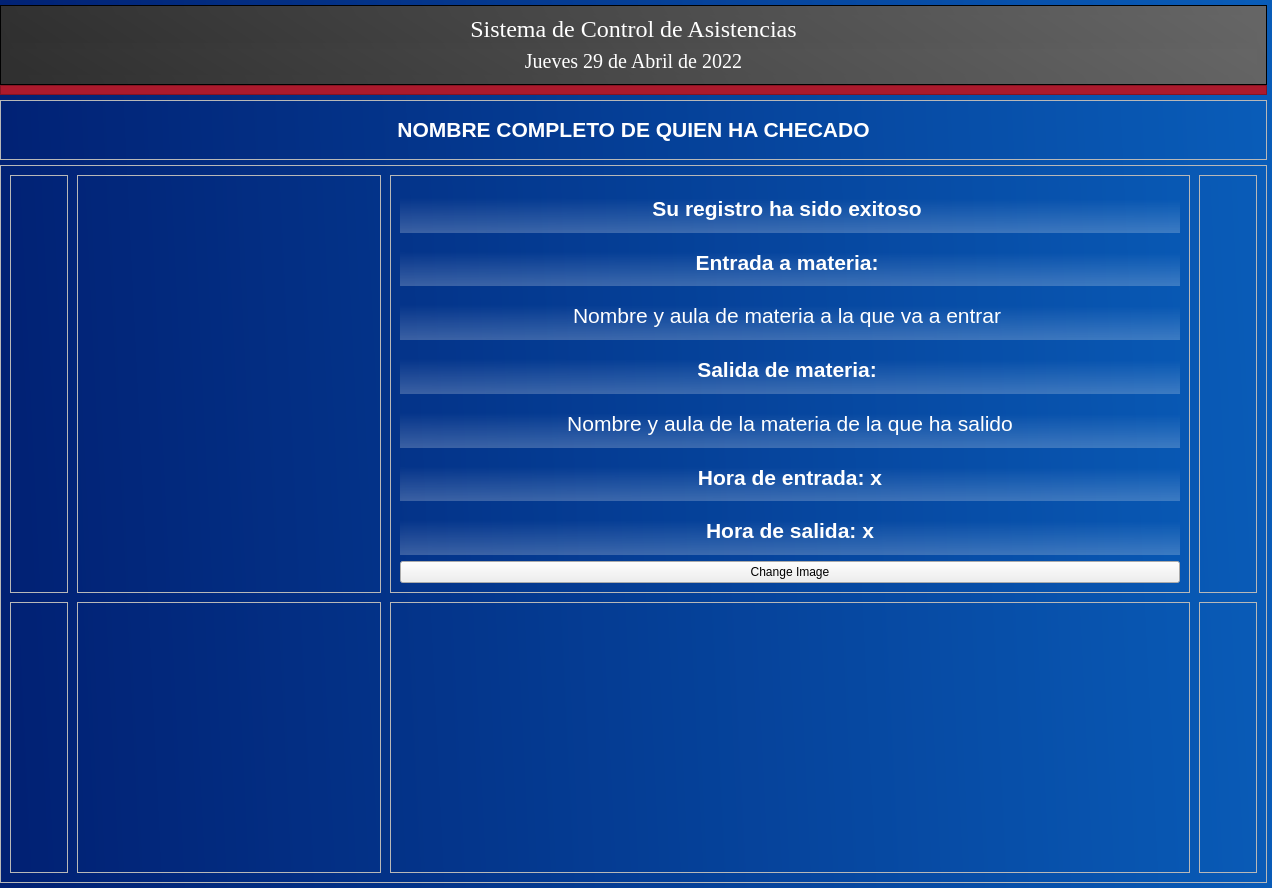
<?xml version="1.0" encoding="UTF-8"?>
<ui version="4.0">
 <class>MainWindow</class>
 <widget class="QMainWindow" name="MainWindow">
  <property name="geometry">
   <rect>
    <x>0</x>
    <y>0</y>
    <width>1272</width>
    <height>888</height>
   </rect>
  </property>
  <property name="font">
   <font>
    <family>Bahnschrift</family>
    <pointsize>14</pointsize>
    <underline>true</underline>
   </font>
  </property>
  <property name="windowTitle">
   <string>MainWindow</string>
  </property>
  <property name="styleSheet">
   <string notr="true">background-color: qlineargradient(spread:pad, x1:0, y1:0.500136, x2:1, y2:0.466, stop:0 rgba(1, 33, 116, 255), stop:1 rgba(9, 92, 184, 255));</string>
  </property>
  <widget class="QWidget" name="centralwidget">
   <layout class="QVBoxLayout" name="verticalLayout_2">
    <property name="spacing">
     <number>5</number>
    </property>
    <property name="leftMargin">
     <number>0</number>
    </property>
    <property name="topMargin">
     <number>5</number>
    </property>
    <property name="rightMargin">
     <number>5</number>
    </property>
    <property name="bottomMargin">
     <number>5</number>
    </property>
    <item>
     <layout class="QVBoxLayout" name="verticalLayout">
      <property name="spacing">
       <number>0</number>
      </property>
      <item>
       <widget class="QFrame" name="frame">
        <property name="minimumSize">
         <size>
          <width>0</width>
          <height>50</height>
         </size>
        </property>
        <property name="maximumSize">
         <size>
          <width>16777215</width>
          <height>80</height>
         </size>
        </property>
        <property name="styleSheet">
         <string notr="true">background-color: qlineargradient(spread:pad, x1:0, y1:0.500136, x2:1, y2:0.466, stop:0 rgba(48, 48, 48, 255), stop:1 rgba(101, 101, 101, 255));</string>
        </property>
        <property name="frameShape">
         <enum>QFrame::StyledPanel</enum>
        </property>
        <property name="frameShadow">
         <enum>QFrame::Raised</enum>
        </property>
        <layout class="QVBoxLayout" name="verticalLayout_3">
         <item>
          <widget class="QLabel" name="label">
           <property name="font">
            <font>
             <family>Times new Roman</family>
             <pointsize>18</pointsize>
             <weight>50</weight>
             <italic>false</italic>
             <bold>false</bold>
            </font>
           </property>
           <property name="styleSheet">
            <string notr="true">color: white;
font: family &quot;Times new Roman&quot;;</string>
           </property>
           <property name="text">
            <string>&lt;html&gt;&lt;head/&gt;&lt;body&gt;&lt;p align=&quot;center&quot;&gt;Sistema de Control de Asistencias&lt;/p&gt;&lt;/body&gt;&lt;/html&gt;</string>
           </property>
          </widget>
         </item>
         <item>
          <widget class="QLabel" name="label_2">
           <property name="font">
            <font>
             <family>Times new Roman</family>
             <pointsize>15</pointsize>
             <weight>50</weight>
             <italic>false</italic>
             <bold>false</bold>
            </font>
           </property>
           <property name="styleSheet">
            <string notr="true">color: white;
font: family &quot;Times new Roman&quot;;</string>
           </property>
           <property name="text">
            <string>&lt;html&gt;&lt;head/&gt;&lt;body&gt;&lt;p align=&quot;center&quot;&gt;Jueves 29 de Abril de 2022&lt;/p&gt;&lt;/body&gt;&lt;/html&gt;</string>
           </property>
          </widget>
         </item>
        </layout>
       </widget>
      </item>
      <item>
       <widget class="QFrame" name="frame_2">
        <property name="minimumSize">
         <size>
          <width>0</width>
          <height>8</height>
         </size>
        </property>
        <property name="maximumSize">
         <size>
          <width>16777215</width>
          <height>10</height>
         </size>
        </property>
        <property name="styleSheet">
         <string notr="true">background-color: rgb(172, 26, 45);</string>
        </property>
        <property name="frameShape">
         <enum>QFrame::StyledPanel</enum>
        </property>
        <property name="frameShadow">
         <enum>QFrame::Raised</enum>
        </property>
       </widget>
      </item>
     </layout>
    </item>
    <item>
     <widget class="QFrame" name="frame_11">
      <property name="maximumSize">
       <size>
        <width>16777215</width>
        <height>60</height>
       </size>
      </property>
      <property name="styleSheet">
       <string notr="true">background-color: None;</string>
      </property>
      <property name="frameShape">
       <enum>QFrame::StyledPanel</enum>
      </property>
      <property name="frameShadow">
       <enum>QFrame::Raised</enum>
      </property>
      <layout class="QHBoxLayout" name="horizontalLayout_2">
       <item>
        <widget class="QLabel" name="nombre">
         <property name="text">
          <string>&lt;html&gt;&lt;head/&gt;&lt;body&gt;&lt;p align=&quot;center&quot;&gt;&lt;span style=&quot; font-size:16pt; font-weight:600; color:#ffffff;&quot;&gt;NOMBRE COMPLETO DE QUIEN HA CHECADO&lt;/span&gt;&lt;/p&gt;&lt;/body&gt;&lt;/html&gt;</string>
         </property>
        </widget>
       </item>
      </layout>
     </widget>
    </item>
    <item>
     <widget class="QFrame" name="cuadroAbajo">
      <property name="minimumSize">
       <size>
        <width>300</width>
        <height>350</height>
       </size>
      </property>
      <property name="layoutDirection">
       <enum>Qt::LeftToRight</enum>
      </property>
      <property name="autoFillBackground">
       <bool>false</bool>
      </property>
      <property name="styleSheet">
       <string notr="true">background: None;</string>
      </property>
      <property name="frameShape">
       <enum>QFrame::StyledPanel</enum>
      </property>
      <property name="frameShadow">
       <enum>QFrame::Raised</enum>
      </property>
      <layout class="QGridLayout" name="gridLayout">
       <property name="leftMargin">
        <number>9</number>
       </property>
       <property name="topMargin">
        <number>9</number>
       </property>
       <property name="rightMargin">
        <number>9</number>
       </property>
       <property name="bottomMargin">
        <number>9</number>
       </property>
       <property name="spacing">
        <number>9</number>
       </property>
       <item row="2" column="1">
        <widget class="QFrame" name="frame_7">
         <property name="frameShape">
          <enum>QFrame::StyledPanel</enum>
         </property>
         <property name="frameShadow">
          <enum>QFrame::Raised</enum>
         </property>
        </widget>
       </item>
       <item row="2" column="2">
        <widget class="QFrame" name="frame_8">
         <property name="frameShape">
          <enum>QFrame::StyledPanel</enum>
         </property>
         <property name="frameShadow">
          <enum>QFrame::Raised</enum>
         </property>
         <layout class="QHBoxLayout" name="horizontalLayout_3"/>
        </widget>
       </item>
       <item row="2" column="4">
        <widget class="QFrame" name="frame_10">
         <property name="frameShape">
          <enum>QFrame::StyledPanel</enum>
         </property>
         <property name="frameShadow">
          <enum>QFrame::Raised</enum>
         </property>
        </widget>
       </item>
       <item row="2" column="3">
        <widget class="QFrame" name="frame_9">
         <property name="frameShape">
          <enum>QFrame::StyledPanel</enum>
         </property>
         <property name="frameShadow">
          <enum>QFrame::Raised</enum>
         </property>
        </widget>
       </item>
       <item row="1" column="1">
        <widget class="QFrame" name="frame_3">
         <property name="minimumSize">
          <size>
           <width>50</width>
           <height>0</height>
          </size>
         </property>
         <property name="maximumSize">
          <size>
           <width>16777215</width>
           <height>16777215</height>
          </size>
         </property>
         <property name="styleSheet">
          <string notr="true">background-color: None;</string>
         </property>
         <property name="frameShape">
          <enum>QFrame::StyledPanel</enum>
         </property>
         <property name="frameShadow">
          <enum>QFrame::Raised</enum>
         </property>
        </widget>
       </item>
       <item row="1" column="2">
        <widget class="QFrame" name="frame_4">
         <property name="minimumSize">
          <size>
           <width>304</width>
           <height>368</height>
          </size>
         </property>
         <property name="maximumSize">
          <size>
           <width>354</width>
           <height>418</height>
          </size>
         </property>
         <property name="styleSheet">
          <string notr="true">background-color: None;</string>
         </property>
         <property name="frameShape">
          <enum>QFrame::StyledPanel</enum>
         </property>
         <property name="frameShadow">
          <enum>QFrame::Raised</enum>
         </property>
         <layout class="QHBoxLayout" name="horizontalLayout">
          <property name="leftMargin">
           <number>0</number>
          </property>
          <property name="topMargin">
           <number>0</number>
          </property>
          <property name="rightMargin">
           <number>0</number>
          </property>
          <item>
           <widget class="QLabel" name="foto">
            <property name="minimumSize">
             <size>
              <width>290</width>
              <height>434</height>
             </size>
            </property>
            <property name="maximumSize">
             <size>
              <width>310</width>
              <height>454</height>
             </size>
            </property>
            <property name="text">
             <string/>
            </property>
            <property name="pixmap">
             <pixmap>../../Nuevvo checador profes/Assets/error.jpg</pixmap>
            </property>
            <property name="scaledContents">
             <bool>true</bool>
            </property>
           </widget>
          </item>
         </layout>
        </widget>
       </item>
       <item row="1" column="3">
        <widget class="QFrame" name="frame_5">
         <property name="minimumSize">
          <size>
           <width>800</width>
           <height>0</height>
          </size>
         </property>
         <property name="maximumSize">
          <size>
           <width>1000</width>
           <height>16777215</height>
          </size>
         </property>
         <property name="styleSheet">
          <string notr="true">background-color: None;</string>
         </property>
         <property name="frameShape">
          <enum>QFrame::StyledPanel</enum>
         </property>
         <property name="frameShadow">
          <enum>QFrame::Raised</enum>
         </property>
         <layout class="QVBoxLayout" name="verticalLayout_4">
          <item>
           <widget class="QLabel" name="label_4">
            <property name="styleSheet">
             <string notr="true">background-color: qlineargradient(spread:pad, x1:0.506, y1:0.284, x2:0.483, y2:1, stop:0 rgba(255, 255, 255, 0), stop:1 rgba(255, 255, 255, 55));</string>
            </property>
            <property name="text">
             <string>&lt;html&gt;&lt;head/&gt;&lt;body&gt;&lt;p align=&quot;center&quot;&gt;&lt;span style=&quot; font-size:16pt; font-weight:600; color:#ffffff;&quot;&gt;Su registro ha sido exitoso &lt;/span&gt;&lt;/p&gt;&lt;/body&gt;&lt;/html&gt;</string>
            </property>
           </widget>
          </item>
          <item>
           <widget class="QLabel" name="label_5">
            <property name="styleSheet">
             <string notr="true">background-color: qlineargradient(spread:pad, x1:0.506, y1:0.284, x2:0.483, y2:1, stop:0 rgba(255, 255, 255, 0), stop:1 rgba(255, 255, 255, 55));</string>
            </property>
            <property name="text">
             <string>&lt;html&gt;&lt;head/&gt;&lt;body&gt;&lt;p align=&quot;center&quot;&gt;&lt;span style=&quot; font-size:16pt; font-weight:600; color:#ffffff;&quot;&gt;Entrada a materia: &lt;/span&gt;&lt;/p&gt;&lt;/body&gt;&lt;/html&gt;</string>
            </property>
           </widget>
          </item>
          <item>
           <widget class="QLabel" name="nombre_materia">
            <property name="styleSheet">
             <string notr="true">background-color: qlineargradient(spread:pad, x1:0.506, y1:0.284, x2:0.483, y2:1, stop:0 rgba(255, 255, 255, 0), stop:1 rgba(255, 255, 255, 55));</string>
            </property>
            <property name="text">
             <string>&lt;html&gt;&lt;head/&gt;&lt;body&gt;&lt;p align=&quot;center&quot;&gt;&lt;span style=&quot; font-size:16pt; color:#ffffff;&quot;&gt;Nombre y aula de materia a la que va a entrar &lt;/span&gt;&lt;/p&gt;&lt;/body&gt;&lt;/html&gt;</string>
            </property>
           </widget>
          </item>
          <item>
           <widget class="QLabel" name="label_7">
            <property name="styleSheet">
             <string notr="true">background-color: qlineargradient(spread:pad, x1:0.506, y1:0.284, x2:0.483, y2:1, stop:0 rgba(255, 255, 255, 0), stop:1 rgba(255, 255, 255, 55));</string>
            </property>
            <property name="text">
             <string>&lt;html&gt;&lt;head/&gt;&lt;body&gt;&lt;p align=&quot;center&quot;&gt;&lt;span style=&quot; font-size:16pt; font-weight:600; color:#ffffff;&quot;&gt;Salida de materia: &lt;/span&gt;&lt;/p&gt;&lt;/body&gt;&lt;/html&gt;</string>
            </property>
           </widget>
          </item>
          <item>
           <widget class="QLabel" name="label_8">
            <property name="styleSheet">
             <string notr="true">background-color: qlineargradient(spread:pad, x1:0.506, y1:0.284, x2:0.483, y2:1, stop:0 rgba(255, 255, 255, 0), stop:1 rgba(255, 255, 255, 55));</string>
            </property>
            <property name="text">
             <string>&lt;html&gt;&lt;head/&gt;&lt;body&gt;&lt;p align=&quot;center&quot;&gt;&lt;span style=&quot; font-size:16pt; color:#ffffff;&quot;&gt;Nombre y aula de la materia de la que ha salido&lt;/span&gt;&lt;/p&gt;&lt;/body&gt;&lt;/html&gt;</string>
            </property>
           </widget>
          </item>
          <item>
           <widget class="QLabel" name="Hora_entrada">
            <property name="styleSheet">
             <string notr="true">background-color: qlineargradient(spread:pad, x1:0.506, y1:0.284, x2:0.483, y2:1, stop:0 rgba(255, 255, 255, 0), stop:1 rgba(255, 255, 255, 55));</string>
            </property>
            <property name="text">
             <string>&lt;html&gt;&lt;head/&gt;&lt;body&gt;&lt;p align=&quot;center&quot;&gt;&lt;span style=&quot; font-size:16pt; font-weight:600; color:#ffffff;&quot;&gt;Hora de entrada: x&lt;/span&gt;&lt;/p&gt;&lt;/body&gt;&lt;/html&gt;</string>
            </property>
           </widget>
          </item>
          <item>
           <widget class="QLabel" name="Hora_salida">
            <property name="styleSheet">
             <string notr="true">background-color: qlineargradient(spread:pad, x1:0.506, y1:0.284, x2:0.483, y2:1, stop:0 rgba(255, 255, 255, 0), stop:1 rgba(255, 255, 255, 55));</string>
            </property>
            <property name="text">
             <string>&lt;html&gt;&lt;head/&gt;&lt;body&gt;&lt;p align=&quot;center&quot;&gt;&lt;span style=&quot; font-size:16pt; font-weight:600; color:#ffffff;&quot;&gt;Hora de salida: x&lt;/span&gt;&lt;/p&gt;&lt;/body&gt;&lt;/html&gt;</string>
            </property>
           </widget>
          </item>
          <item>
           <widget class="QPushButton" name="boton_change">
            <property name="text">
             <string>Change Image</string>
            </property>
           </widget>
          </item>
         </layout>
        </widget>
       </item>
       <item row="1" column="4">
        <widget class="QFrame" name="frame_6">
         <property name="minimumSize">
          <size>
           <width>50</width>
           <height>0</height>
          </size>
         </property>
         <property name="maximumSize">
          <size>
           <width>16777215</width>
           <height>16777215</height>
          </size>
         </property>
         <property name="styleSheet">
          <string notr="true">background-color: None;</string>
         </property>
         <property name="frameShape">
          <enum>QFrame::StyledPanel</enum>
         </property>
         <property name="frameShadow">
          <enum>QFrame::Raised</enum>
         </property>
        </widget>
       </item>
      </layout>
     </widget>
    </item>
   </layout>
  </widget>
 </widget>
 <resources/>
 <connections/>
</ui>
